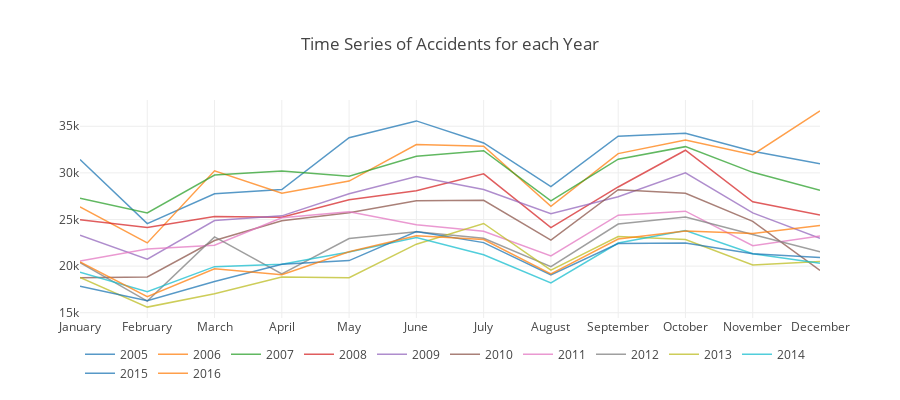

Write notebook code for a chart like this one.
### Code cell
#A sharp rise is observed in the months of June, July, September and October.
        #Sharp drops are observed in February and August.
        #December, 2006 has the highest number of accidents at 36,648.
        #February, 2013 has the lowest number of accidents at 15,605.


accidents.an += 2000
dates = pd.to_datetime(accidents.an*10000+accidents.mois*100+accidents.jour,format='%Y%m%d')
accidents.an -= 2000
traces = []
for key, grp in dates.groupby(dates.dt.year):
    #print(grp)
    aggregated = grp.dt.month.value_counts().sort_index()
    x_values = aggregated.index.tolist()
    y_values = aggregated.values.tolist()
    x1,y1 = x_values, y_values
    x1 = [calendar.month_name[int(x)] for x in (x1)]


    

#x1, y1 = create_stack_bar_data('jour', accidents)
    trace1 = go.Scatter(x=x1, y=y1, opacity=0.75, line = dict(
        width = 1.5), name = str(key), marker = dict(color = np.random.randn(500)*key), mode = 'lines', 
                       text = str(key))
    layout = dict(height=400, title='Time Series of Accidents for each Year', legend=dict(orientation="h"));
    traces.append(trace1)
fig = go.Figure(data= traces, layout=layout)
iplot(fig, filename='stacked-bar')

### Figure 1 — Plotly figure (JSON) as saved in the notebook; plotly's stock layout.template omitted (floating-point values rounded to 4 significant figures; data arrays with more than 128 entries replaced by an {"elided": "..."} marker saying what was removed)
{"data": [{"line": {"width": 1.5}, "marker": {"color": {"elided": "500 float values"}}, "mode": "lines", "name": "2005", "opacity": 0.75, "text": "2005", "type": "scatter", "uid": "bc88e91b-2f9f-4928-9fb0-ece9cba0b0c1", "x": ["January", "February", "March", "April", "May", "June", "July", "August", "September", "October", "November", "December"], "y": [31433, 24560, 27758, 28216, 33769, 35574, 33214, 28529, 33930, 34258, 32331, 30989]}, {"line": {"width": 1.5}, "marker": {"color": {"elided": "500 float values"}}, "mode": "lines", "name": "2006", "opacity": 0.75, "text": "2006", "type": "scatter", "uid": "52c48bb7-8c42-4e37-ab85-12df7d28a338", "x": ["January", "February", "March", "April", "May", "June", "July", "August", "September", "October", "November", "December"], "y": [26362, 22492, 30224, 27816, 29118, 33043, 32850, 26411, 32070, 33514, 31959, 36648]}, {"line": {"width": 1.5}, "marker": {"color": {"elided": "500 float values"}}, "mode": "lines", "name": "2007", "opacity": 0.75, "text": "2007", "type": "scatter", "uid": "268ff6c4-70ea-467d-a936-a645b7d24568", "x": ["January", "February", "March", "April", "May", "June", "July", "August", "September", "October", "November", "December"], "y": [27278, 25705, 29773, 30208, 29631, 31792, 32373, 26992, 31469, 32814, 30058, 28135]}, {"line": {"width": 1.5}, "marker": {"color": {"elided": "500 float values"}}, "mode": "lines", "name": "2008", "opacity": 0.75, "text": "2008", "type": "scatter", "uid": "c1b91be1-1ecf-43ac-8c6d-475d8ca813fc", "x": ["January", "February", "March", "April", "May", "June", "July", "August", "September", "October", "November", "December"], "y": [24964, 24147, 25326, 25255, 27107, 28077, 29903, 24134, 28488, 32426, 26895, 25474]}, {"line": {"width": 1.5}, "marker": {"color": {"elided": "500 float values"}}, "mode": "lines", "name": "2009", "opacity": 0.75, "text": "2009", "type": "scatter", "uid": "e7f123d8-e462-4886-b9ca-cb6437b6b5ad", "x": ["January", "February", "March", "April", "May", "June", "July", "August", "September", "October", "November", "December"], "y": [23309, 20753, 24891, 25393, 27763, 29611, 28211, 25612, 27450, 30015, 25714, 22984]}, {"line": {"width": 1.5}, "marker": {"color": {"elided": "500 float values"}}, "mode": "lines", "name": "2010", "opacity": 0.75, "text": "2010", "type": "scatter", "uid": "f2f246d6-388a-4e15-a4e4-fa35d8218576", "x": ["January", "February", "March", "April", "May", "June", "July", "August", "September", "October", "November", "December"], "y": [18756, 18836, 22741, 24861, 25724, 27010, 27062, 22782, 28189, 27818, 24802, 19531]}, {"line": {"width": 1.5}, "marker": {"color": {"elided": "500 float values"}}, "mode": "lines", "name": "2011", "opacity": 0.75, "text": "2011", "type": "scatter", "uid": "8da42c91-d834-4729-84e4-e0d4365f56f8", "x": ["January", "February", "March", "April", "May", "June", "July", "August", "September", "October", "November", "December"], "y": [20557, 21827, 22234, 25192, 25820, 24427, 23747, 21101, 25463, 25891, 22196, 23220]}, {"line": {"width": 1.5}, "marker": {"color": {"elided": "500 float values"}}, "mode": "lines", "name": "2012", "opacity": 0.75, "text": "2012", "type": "scatter", "uid": "f0bd9730-1401-4325-9077-b4530d09f2e3", "x": ["January", "February", "March", "April", "May", "June", "July", "August", "September", "October", "November", "December"], "y": [20381, 16245, 23141, 19160, 22964, 23687, 22981, 19935, 24517, 25258, 23397, 21528]}, {"line": {"width": 1.5}, "marker": {"color": {"elided": "500 float values"}}, "mode": "lines", "name": "2013", "opacity": 0.75, "text": "2013", "type": "scatter", "uid": "fe264256-95d3-477d-893e-5401fa879207", "x": ["January", "February", "March", "April", "May", "June", "July", "August", "September", "October", "November", "December"], "y": [18783, 15605, 17026, 18838, 18764, 22352, 24574, 19572, 23179, 22848, 20122, 20500]}, {"line": {"width": 1.5}, "marker": {"color": {"elided": "500 float values"}}, "mode": "lines", "name": "2014", "opacity": 0.75, "text": "2014", "type": "scatter", "uid": "dad6697a-19ce-4439-8df5-e2715ef9d7da", "x": ["January", "February", "March", "April", "May", "June", "July", "August", "September", "October", "November", "December"], "y": [19346, 17251, 19942, 20192, 21510, 23067, 21221, 18189, 22471, 23816, 21322, 20315]}, {"line": {"width": 1.5}, "marker": {"color": {"elided": "500 float values"}}, "mode": "lines", "name": "2015", "opacity": 0.75, "text": "2015", "type": "scatter", "uid": "a3df5067-ad29-4e5c-8ed6-d718f1c64e2e", "x": ["January", "February", "March", "April", "May", "June", "July", "August", "September", "October", "November", "December"], "y": [17845, 16290, 18354, 20189, 20593, 23707, 22523, 19067, 22419, 22470, 21319, 20930]}, {"line": {"width": 1.5}, "marker": {"color": {"elided": "500 float values"}}, "mode": "lines", "name": "2016", "opacity": 0.75, "text": "2016", "type": "scatter", "uid": "7de54588-a84e-486b-b897-357adda4f7fa", "x": ["January", "February", "March", "April", "May", "June", "July", "August", "September", "October", "November", "December"], "y": [20454, 16715, 19723, 19074, 21538, 23247, 22853, 19172, 22901, 23756, 23496, 24357]}], "layout": {"height": 400, "legend": {"orientation": "h"}, "title": {"text": "Time Series of Accidents for each Year"}}}
